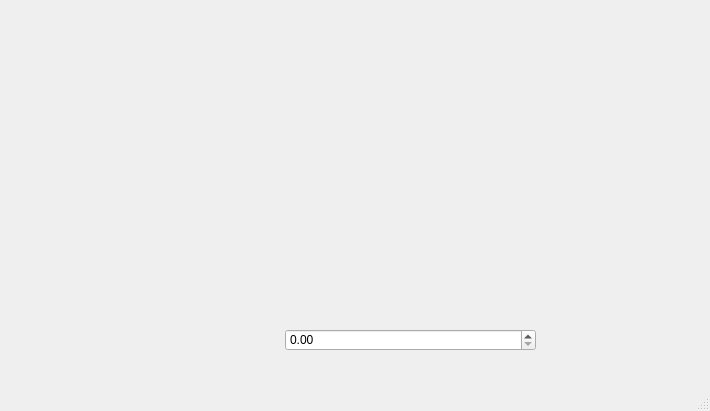
<?xml version="1.0" encoding="UTF-8"?>
<ui version="4.0">
 <class>MainWindow</class>
 <widget class="QMainWindow" name="MainWindow">
  <property name="geometry">
   <rect>
    <x>0</x>
    <y>0</y>
    <width>710</width>
    <height>411</height>
   </rect>
  </property>
  <property name="windowTitle">
   <string>MainWindow</string>
  </property>
  <widget class="QWidget" name="centralwidget">
   <layout class="QVBoxLayout" name="verticalLayout">
    <item>
     <layout class="QHBoxLayout" name="horizontalLayout">
      <item>
       <widget class="QWidget" name="widget_menu" native="true">
        <property name="minimumSize">
         <size>
          <width>200</width>
          <height>0</height>
         </size>
        </property>
        <property name="maximumSize">
         <size>
          <width>250</width>
          <height>16777215</height>
         </size>
        </property>
       </widget>
      </item>
      <item>
       <widget class="QWidget" name="widget_widgets" native="true">
        <widget class="WQSpinBox" name="doubleSpinBox">
         <property name="geometry">
          <rect>
           <x>20</x>
           <y>320</y>
           <width>251</width>
           <height>22</height>
          </rect>
         </property>
        </widget>
       </widget>
      </item>
     </layout>
    </item>
   </layout>
  </widget>
  <widget class="QMenuBar" name="menubar">
   <property name="geometry">
    <rect>
     <x>0</x>
     <y>0</y>
     <width>710</width>
     <height>21</height>
    </rect>
   </property>
  </widget>
  <widget class="QStatusBar" name="statusbar"/>
  <action name="actionUndo">
   <property name="icon">
    <iconset resource="img.qrc">
     <normaloff>:/undo.png</normaloff>:/undo.png</iconset>
   </property>
   <property name="text">
    <string>Undo</string>
   </property>
   <property name="toolTip">
    <string>Undo</string>
   </property>
   <property name="shortcut">
    <string>Ctrl+Z</string>
   </property>
  </action>
  <action name="actionRedo">
   <property name="icon">
    <iconset resource="img.qrc">
     <normaloff>:/redo.png</normaloff>:/redo.png</iconset>
   </property>
   <property name="text">
    <string>Redo</string>
   </property>
   <property name="toolTip">
    <string>Redo</string>
   </property>
   <property name="shortcut">
    <string>Ctrl+Y</string>
   </property>
  </action>
  <action name="actionCopy">
   <property name="icon">
    <iconset resource="img.qrc">
     <normaloff>:/copy.png</normaloff>:/copy.png</iconset>
   </property>
   <property name="text">
    <string>Copy</string>
   </property>
   <property name="toolTip">
    <string>Copy</string>
   </property>
   <property name="shortcut">
    <string>Ctrl+C</string>
   </property>
  </action>
  <action name="actionPaste">
   <property name="icon">
    <iconset resource="img.qrc">
     <normaloff>:/paste.png</normaloff>:/paste.png</iconset>
   </property>
   <property name="text">
    <string>Paste</string>
   </property>
   <property name="toolTip">
    <string>Paste</string>
   </property>
   <property name="shortcut">
    <string>Ctrl+V</string>
   </property>
  </action>
  <action name="actionCut">
   <property name="icon">
    <iconset resource="img.qrc">
     <normaloff>:/cut.png</normaloff>:/cut.png</iconset>
   </property>
   <property name="text">
    <string>Cut</string>
   </property>
   <property name="toolTip">
    <string>Cut</string>
   </property>
   <property name="shortcut">
    <string>Ctrl+X</string>
   </property>
  </action>
  <action name="actionSelectAll">
   <property name="text">
    <string>Select all</string>
   </property>
   <property name="toolTip">
    <string>Select all</string>
   </property>
   <property name="shortcut">
    <string>Ctrl+A, Ctrl+E</string>
   </property>
  </action>
  <action name="actionUPPERCASE">
   <property name="text">
    <string>UPPERCASE</string>
   </property>
   <property name="toolTip">
    <string>UPPERCASE</string>
   </property>
  </action>
  <action name="actionlowercase">
   <property name="text">
    <string>lowercase</string>
   </property>
   <property name="toolTip">
    <string>lowercase</string>
   </property>
  </action>
  <action name="actionProperCase">
   <property name="text">
    <string>Proper Case</string>
   </property>
   <property name="toolTip">
    <string>Proper Case</string>
   </property>
  </action>
  <action name="actionDefaultTheme">
   <property name="checkable">
    <bool>true</bool>
   </property>
   <property name="text">
    <string>Default</string>
   </property>
   <property name="toolTip">
    <string>Default theme</string>
   </property>
  </action>
  <action name="actionDarkTheme">
   <property name="checkable">
    <bool>true</bool>
   </property>
   <property name="text">
    <string>Dark</string>
   </property>
   <property name="toolTip">
    <string>Dark theme</string>
   </property>
  </action>
  <action name="actionLightTheme">
   <property name="checkable">
    <bool>true</bool>
   </property>
   <property name="text">
    <string>Light</string>
   </property>
   <property name="toolTip">
    <string>Light theme</string>
   </property>
  </action>
  <action name="actionModernTheme">
   <property name="checkable">
    <bool>true</bool>
   </property>
   <property name="text">
    <string>Modern</string>
   </property>
   <property name="toolTip">
    <string>Modern theme</string>
   </property>
  </action>
  <action name="actionFind">
   <property name="icon">
    <iconset resource="img.qrc">
     <normaloff>:/find.png</normaloff>:/find.png</iconset>
   </property>
   <property name="text">
    <string>Find</string>
   </property>
   <property name="toolTip">
    <string>Find</string>
   </property>
   <property name="shortcut">
    <string>Ctrl+F</string>
   </property>
  </action>
  <action name="actionReplace">
   <property name="text">
    <string>Replace</string>
   </property>
   <property name="toolTip">
    <string>Replace</string>
   </property>
   <property name="shortcut">
    <string>Ctrl+R</string>
   </property>
  </action>
  <action name="actionGoto">
   <property name="text">
    <string>Goto</string>
   </property>
   <property name="toolTip">
    <string>Goto line</string>
   </property>
   <property name="shortcut">
    <string>Ctrl+G</string>
   </property>
  </action>
  <action name="actionMyAction">
   <property name="text">
    <string>My action</string>
   </property>
   <property name="toolTip">
    <string>Some action</string>
   </property>
   <property name="shortcut">
    <string>Ctrl+M</string>
   </property>
  </action>
 </widget>
 <customwidgets>
  <customwidget>
   <class>WQSpinBox</class>
   <extends>QDoubleSpinBox</extends>
   <header>wqspinbox.h</header>
  </customwidget>
 </customwidgets>
 <resources>
  <include location="img.qrc"/>
 </resources>
 <connections/>
</ui>
